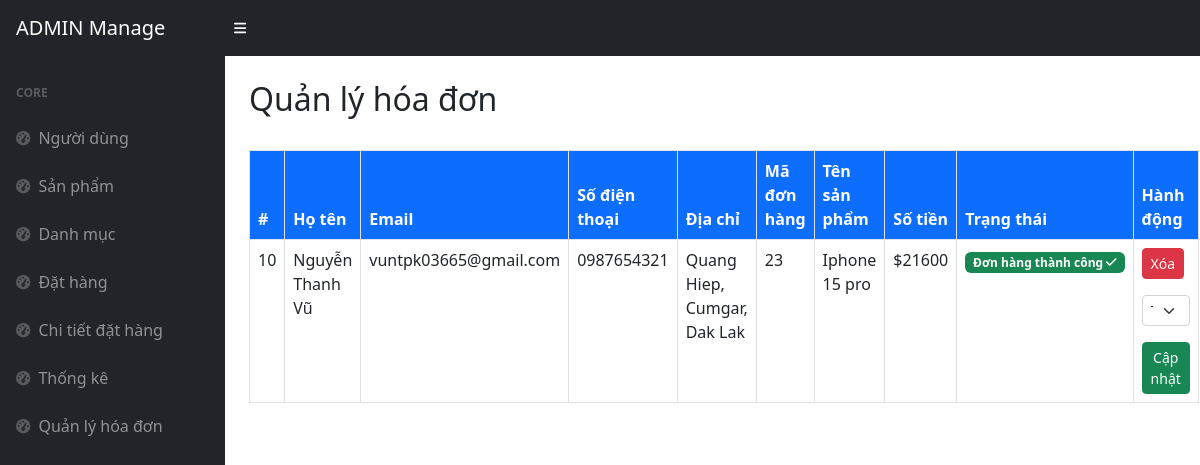
/admin/index.php?view=bill, run on the app's committed database.
### tables this page shows
CREATE TABLE `bill` (
  `id` int(11) NOT NULL,
  `fullname` varchar(255) NOT NULL,
  `email` varchar(255) NOT NULL,
  `phone` varchar(15) NOT NULL,
  `address` text NOT NULL,
  `id_order` varchar(50) NOT NULL,
  `product_name` varchar(255) NOT NULL,
  `total` decimal(40,0) NOT NULL,
  `status` varchar(50) NOT NULL
);

### config/DBUntil.php (called while the page is built, shortened)
<?php
include "config.php";
class DBUntil
{
     private $connection = null;
     function __construct()
     {
          $db = new Database(HOST, USERNAME, PASSWORD, DB_NAME);
          $this->connection = $db->getConnection();
     }
     public function select($sql, $params = [])
     {
          $stmt = $this->connection->prepare($sql);
          $stmt->execute($params);
          $stmt->setFetchMode(PDO::FETCH_ASSOC);
          return $stmt->fetchAll();
     }
}

### config/config.php (called while the page is built, shortened)
<?php
class Database
{
     private $host;
     private $username;
     private $password;
     private $dbname;
     public function __construct($host, $username, $password, $dbname)
     {
          $this->host = $host;
          $this->password = $password;
          $this->username = $username;
          $this->dbname = $dbname;
     }
     public function getConnection()
     {
          try {
               $url = "mysql:host=" . $this->host . ";dbname=" . $this->dbname . ";username=" . $this->username . "";
               $this->connection = new PDO($url, $this->username, $this->password);
               $this->connection->setAttribute(PDO::ATTR_ERRMODE, PDO::ERRMODE_EXCEPTION);
               return $this->connection;
          } catch (\Exception $e) {
               echo "Error: " . $e->getMessage();
               return null;
          }
     }
}

### admin/bill/list.php (the view, shortened to what this page needs)
<?php
include_once "../config/DBUntil.php";
$db = new DBUntil();
?>
<div id="layoutSidenav_content">
     <main>
          <div class="container-fluid px-4">
               <br>
               <h2>Quản lý hóa đơn</h2>
               <br>
               <table class="table table-bordered">
                    <thead>
                         <tr class="bg-primary text-white">
                              <th>#</th>
                              <th>Họ tên</th>
                              <th>Email</th>
                              <th>Số điện thoại</th>
                              <th>Địa chỉ</th>
                              <th>Mã đơn hàng</th>
                              <th>Tên sản phẩm</th>
                              <th>Số tiền</th>
                              <th>Trạng thái</th>
                              <th>Hành động</th>
                         </tr>
                    </thead>
                    <tbody>
                         <?php
                         $bill = $db->select("SELECT * FROM bill");
                         foreach ($bill as $value) {
                              echo "<tr>";
                              echo "<td>" . $value['id'] . "</td>";
                              echo "<td>" . $value['fullname'] . "</td>";
                              echo "<td>" . $value['email'] . "</td>";
                              echo "<td>" . $value['phone'] . "</td>";
                              echo "<td>" . $value['address'] . "</td>";
                              echo "<td>" . $value['id_order'] . "</td>";
                              echo "<td>" . $value['product_name'] . "</td>";
                              echo "<td>$" . $value['total'] . "</td>";
                              if ($value['status'] == 'thành công') {
                                   echo "<td><span class='badge text-bg-success'>Đơn hàng thành công <i class='fas fa-check'></i></span></td>";
                              } elseif ($value['status'] == 'chưa thanh toán') {
                                   echo "<td><span class='badge text-bg-warning'>Chờ thanh toán <i class='fas fa-hourglass-half'></i></span></td>";
                              } else {
                                   echo "<td><span class='badge text-bg-danger'>Đơn hàng thất bại <i class='fas fa-times'></i></span></td>";
                              }
                              echo "<td>
                              <a class='btn btn-danger btn-sm' href='index.php?view=delete-bill&id=" . $value['id'] . "&id_order=" . $value['id_order'] . "'>Xóa</a>
                              <form action='index.php?view=update-bill' method='post' style='display:inline;'>
                                   <input type='hidden' name='order_id' value='" . $value['id_order'] . "'>
                                   <select name='status' class='form-select form-select-sm mt-3'>
                                        <option value='thành công'>Thành công</option>
                                        <option value='chưa thanh toán'>Chưa thanh toán</option>
                                        <option value='thất bại'>Thất bại</option>
                                   </select>
                                   <button type='submit' name='update_status' class='btn btn-success btn-sm mt-3'>Cập nhật</button>
                              </form>
                              </td>";
                              echo "</tr>";
                         }
                         ?>
                    </tbody>
               </table>
          </div>
     </main>
</div>

### data on the page
bill: id "10", fullname "Nguyễn Thanh Vũ", email "vuntpk03665@gmail.com", phone "0987654321", address "Quang Hiep, Cumgar, Dak Lak", id_order "23", product_name "Iphone 15 pro", total "21600", status "Đơn hàng thành công"
